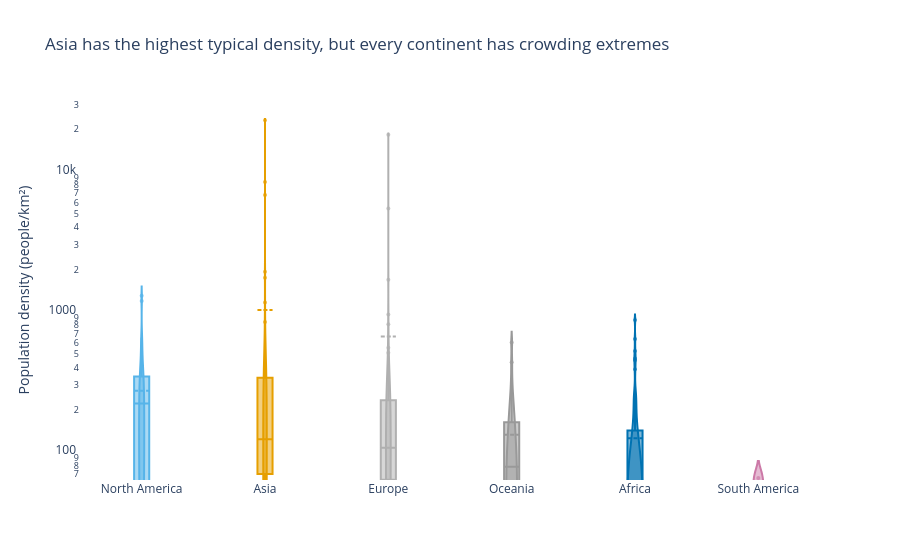

This figure's notebook cell:
### Markdown cell above
**Chart choice & justification:** A violin plot is best because it shows the full density distribution, spread and median pattern across continents rather than only an average. A log scale makes strongly skewed country densities easier to compare.

### Code cell
# Q4
cont_order = df.groupby('Continent')['Density'].median().sort_values(ascending=False).index.tolist()
palette = {'Africa':'#0072B2','Asia':'#E69F00','Europe':'#B0B0B0',
           'North America':'#56B4E9','Oceania':'#999999','South America':'#CC79A7'}

fig = px.violin(df, x='Continent', y='Density', color='Continent',
                box=True, points='outliers', category_orders={'Continent':cont_order},
                color_discrete_map=palette, template='plotly_white',
                title='Asia has the highest typical density, but every continent has crowding extremes',
                labels={'Density':'Population density (people/km²)','Continent':''})
fig.update_traces(meanline_visible=True, marker=dict(size=4, opacity=0.7))
fig.update_layout(showlegend=False, yaxis=dict(type='log', showgrid=False),
                  xaxis=dict(showgrid=False))
fig.show()

### Figure 1 — Plotly figure (JSON) as saved in the notebook; plotly's stock layout.template omitted (floating-point values rounded to 4 significant figures)
{"data": [{"alignmentgroup": "True", "box": {"visible": true}, "hovertemplate": "=%{x}<br>Population density (people/km²)=%{y}<extra></extra>", "legendgroup": "North America", "marker": {"color": "#56B4E9", "opacity": 0.7, "size": 4}, "meanline": {"visible": true}, "name": "North America", "offsetgroup": "North America", "orientation": "v", "points": "outliers", "scalegroup": "True", "showlegend": true, "type": "violin", "x": ["North America", "North America", "North America", "North America", "North America", "North America", "North America", "North America", "North America", "North America", "North America", "North America", "North America", "North America", "North America", "North America", "North America", "North America", "North America", "North America", "North America", "North America", "North America", "North America", "North America", "North America", "North America", "North America", "North America", "North America", "North America", "North America", "North America", "North America", "North America", "North America", "North America", "North America", "North America", "North America"], "x0": " ", "xaxis": "x", "y": [174.3, 212.1, 591.4, 29.4, 655.0, 17.65, 1189.0, 207.3, 3.851, 260.2, 101.4, 102.0, 430.5, 96.85, 230.7, 301.1, 0.0261, 364.6, 243.1, 163.9, 417.5, 92.74, 257.2, 325.8, 64.91, 43.04, 53.3, 58.46, 366.7, 522.2, 182.6, 292.0, 599.8, 24.22, 267.2, 1299.0, 298.4, 48.21, 36.09, 286.6], "y0": " ", "yaxis": "y"}, {"alignmentgroup": "True", "box": {"visible": true}, "hovertemplate": "=%{x}<br>Population density (people/km²)=%{y}<extra></extra>", "legendgroup": "Asia", "marker": {"color": "#E69F00", "opacity": 0.7, "size": 4}, "meanline": {"visible": true}, "name": "Asia", "offsetgroup": "Asia", "orientation": "v", "points": "outliers", "scalegroup": "True", "showlegend": true, "type": "violin", "x": ["Asia", "Asia", "Asia", "Asia", "Asia", "Asia", "Asia", "Asia", "Asia", "Asia", "Asia", "Asia", "Asia", "Asia", "Asia", "Asia", "Asia", "Asia", "Asia", "Asia", "Asia", "Asia", "Asia", "Asia", "Asia", "Asia", "Asia", "Asia", "Asia", "Asia", "Asia", "Asia", "Asia", "Asia", "Asia", "Asia", "Asia", "Asia", "Asia", "Asia", "Asia", "Asia", "Asia", "Asia", "Asia", "Asia", "Asia", "Asia", "Asia", "Asia"], "x0": " ", "xaxis": "x", "y": [63.06, 93.48, 119.6, 1924.0, 1160.0, 20.38, 77.88, 92.62, 146.9, 53.72, 6783.0, 431.1, 144.7, 53.73, 101.5, 435.2, 328.0, 126.3, 7.119, 239.6, 33.16, 31.8, 525.2, 23170.0, 102.6, 1746.0, 2.173, 80.08, 207.6, 216.3, 14.79, 267.4, 844.1, 337.5, 232.6, 16.94, 8416.0, 517.1, 332.8, 119.5, 660.2, 69.55, 139.7, 90.18, 108.9, 13.18, 112.9, 77.4, 296.4, 63.82], "y0": " ", "yaxis": "y"}, {"alignmentgroup": "True", "box": {"visible": true}, "hovertemplate": "=%{x}<br>Population density (people/km²)=%{y}<extra></extra>", "legendgroup": "Europe", "marker": {"color": "#B0B0B0", "opacity": 0.7, "size": 4}, "meanline": {"visible": true}, "name": "Europe", "offsetgroup": "Europe", "orientation": "v", "points": "outliers", "scalegroup": "True", "showlegend": true, "type": "violin", "x": ["Europe", "Europe", "Europe", "Europe", "Europe", "Europe", "Europe", "Europe", "Europe", "Europe", "Europe", "Europe", "Europe", "Europe", "Europe", "Europe", "Europe", "Europe", "Europe", "Europe", "Europe", "Europe", "Europe", "Europe", "Europe", "Europe", "Europe", "Europe", "Europe", "Europe", "Europe", "Europe", "Europe", "Europe", "Europe", "Europe", "Europe", "Europe", "Europe", "Europe", "Europe", "Europe", "Europe", "Europe", "Europe", "Europe", "Europe", "Europe", "Europe", "Europe"], "x0": " ", "xaxis": "x", "y": [98.87, 170.6, 106.6, 45.93, 381.8, 63.14, 61.17, 71.22, 135.3, 133.1, 136.5, 29.32, 38.11, 16.37, 117.1, 233.5, 5442.0, 78.68, 811.6, 107.1, 3.62, 71.48, 147.8, 195.9, 955.0, 28.67, 245.8, 42.11, 250.4, 1688.0, 96.7, 18230.0, 45.4, 419.7, 81.42, 16.78, 127.5, 111.5, 82.47, 8.464, 551.8, 81.73, 115.1, 104.6, 93.99, 23.43, 211.7, 65.79, 277.9, 510.0], "y0": " ", "yaxis": "y"}, {"alignmentgroup": "True", "box": {"visible": true}, "hovertemplate": "=%{x}<br>Population density (people/km²)=%{y}<extra></extra>", "legendgroup": "Oceania", "marker": {"color": "#999999", "opacity": 0.7, "size": 4}, "meanline": {"visible": true}, "name": "Oceania", "offsetgroup": "Oceania", "orientation": "v", "points": "outliers", "scalegroup": "True", "showlegend": true, "type": "violin", "x": ["Oceania", "Oceania", "Oceania", "Oceania", "Oceania", "Oceania", "Oceania", "Oceania", "Oceania", "Oceania", "Oceania", "Oceania", "Oceania", "Oceania", "Oceania", "Oceania", "Oceania", "Oceania", "Oceania", "Oceania", "Oceania", "Oceania", "Oceania"], "x0": " ", "xaxis": "x", "y": [222.5, 3.403, 72.08, 50.88, 73.5, 312.9, 161.8, 229.7, 162.6, 603.2, 15.61, 19.17, 7.439, 106.8, 39.34, 21.91, 78.25, 25.06, 155.9, 143.0, 435.1, 26.81, 81.49], "y0": " ", "yaxis": "y"}, {"alignmentgroup": "True", "box": {"visible": true}, "hovertemplate": "=%{x}<br>Population density (people/km²)=%{y}<extra></extra>", "legendgroup": "Africa", "marker": {"color": "#0072B2", "opacity": 0.7, "size": 4}, "meanline": {"visible": true}, "name": "Africa", "offsetgroup": "Africa", "orientation": "v", "points": "outliers", "scalegroup": "True", "showlegend": true, "type": "violin", "x": ["Africa", "Africa", "Africa", "Africa", "Africa", "Africa", "Africa", "Africa", "Africa", "Africa", "Africa", "Africa", "Africa", "Africa", "Africa", "Africa", "Africa", "Africa", "Africa", "Africa", "Africa", "Africa", "Africa", "Africa", "Africa", "Africa", "Africa", "Africa", "Africa", "Africa", "Africa", "Africa", "Africa", "Africa", "Africa", "Africa", "Africa", "Africa", "Africa", "Africa", "Africa", "Africa", "Africa", "Africa", "Africa", "Africa", "Africa", "Africa", "Africa", "Africa", "Africa", "Africa", "Africa", "Africa", "Africa", "Africa", "Africa"], "x0": " ", "xaxis": "x", "y": [18.85, 28.55, 118.6, 4.519, 83.06, 463.1, 58.71, 147.1, 8.956, 13.8, 449.4, 48.31, 42.22, 110.7, 59.71, 31.33, 69.2, 111.7, 8.925, 253.2, 140.3, 56.37, 58.29, 87.33, 93.09, 75.96, 47.61, 3.872, 50.44, 172.2, 18.22, 4.595, 637.0, 871.9, 83.88, 41.13, 3.109, 20.69, 236.6, 17.46, 387.9, 523.1, 235.9, 88.03, 237.0, 120.0, 27.6, 49.05, 17.61, 24.85, 69.3, 155.8, 75.52, 195.6, 2.165, 26.6, 41.77], "y0": " ", "yaxis": "y"}, {"alignmentgroup": "True", "box": {"visible": true}, "hovertemplate": "=%{x}<br>Population density (people/km²)=%{y}<extra></extra>", "legendgroup": "South America", "marker": {"color": "#CC79A7", "opacity": 0.7, "size": 4}, "meanline": {"visible": true}, "name": "South America", "offsetgroup": "South America", "orientation": "v", "points": "outliers", "scalegroup": "True", "showlegend": true, "type": "violin", "x": ["South America", "South America", "South America", "South America", "South America", "South America", "South America", "South America", "South America", "South America", "South America", "South America", "South America", "South America"], "x0": " ", "xaxis": "x", "y": [16.37, 11.13, 25.28, 25.93, 45.43, 65.02, 0.3105, 3.646, 3.762, 16.67, 26.49, 3.773, 18.91, 30.88], "y0": " ", "yaxis": "y"}], "layout": {"legend": {"title": {"text": ""}, "tracegroupgap": 0}, "showlegend": false, "title": {"text": "Asia has the highest typical density, but every continent has crowding extremes"}, "violinmode": "overlay", "xaxis": {"anchor": "y", "categoryarray": ["North America", "Asia", "Europe", "Oceania", "Africa", "South America"], "categoryorder": "array", "domain": [0, 1], "showgrid": false, "title": {"text": ""}}, "yaxis": {"anchor": "x", "domain": [0, 1], "showgrid": false, "title": {"text": "Population density (people/km²)"}, "type": "log"}}}
